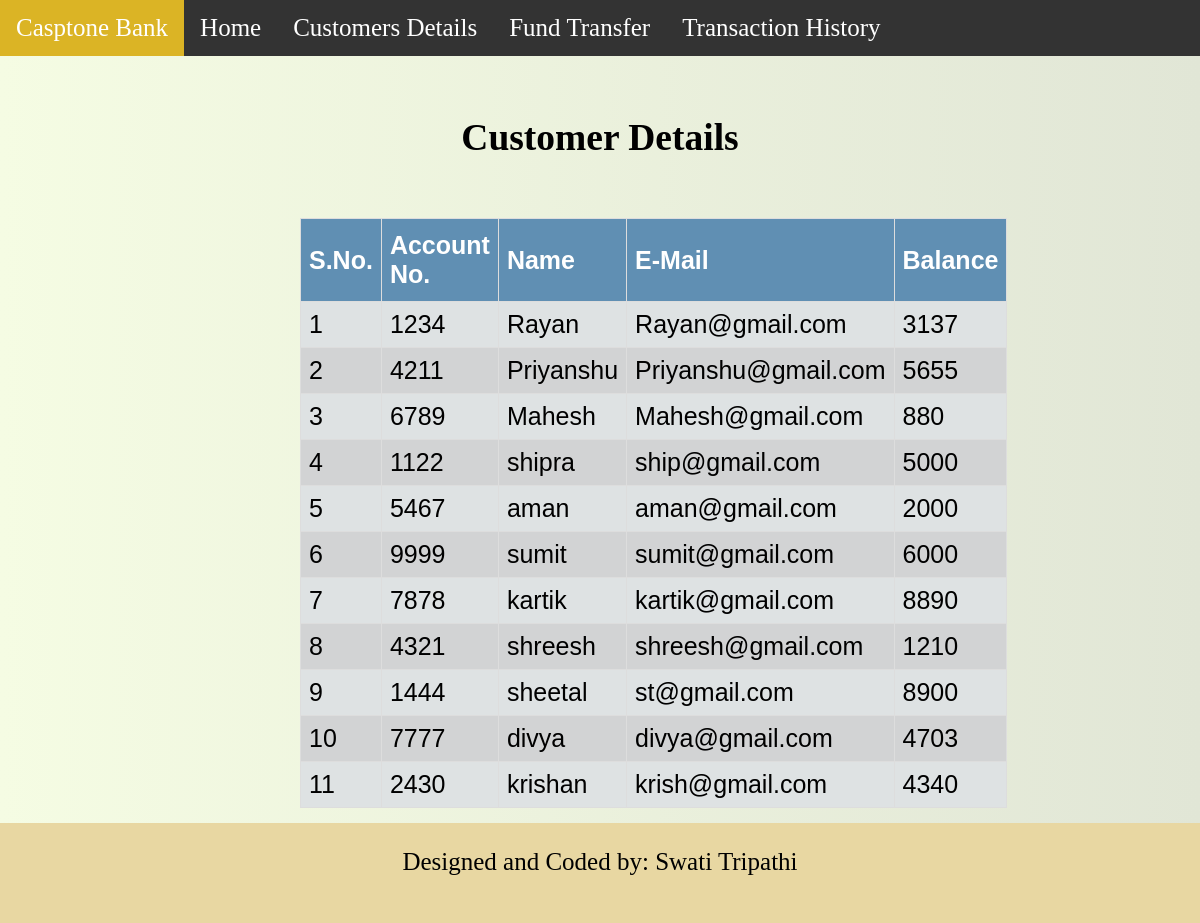
The page /ViewCustomers.php on the database its author committed.
### tables this page shows
CREATE TABLE `accountdetails` (
  `sno` int(11) NOT NULL,
  `accID` int(11) NOT NULL,
  `name` varchar(50) NOT NULL,
  `email` varchar(100) NOT NULL,
  `balance` double NOT NULL
);

### ViewCustomers.php (the view, shortened to what this page needs)
<?php
    $servername = "localhost";
    $username = "Rayan";
    $password = "Rayan007@";
    $dbname = "capstonebank";
    $conn = new mysqli($servername, $username, $password, $dbname);
    $sql = "SELECT * FROM accountdetails" ;
    $result = $conn->query($sql);
?>
<!DOCTYPE html>
<html lang="en">
<head>
</head>
<body>
  <?php include('navbar.php'); ?>
       <div class="container">
            <h2 style="text-align: center">Customer Details</h2>
            <br>
            <table id="Table">
                <thead>
                    <tr>
                    <th>S.No.</th>
                    <th>Account No.</th>
                    <th>Name</th>
                    <th>E-Mail</th>
                    <th>Balance</th>
                    </tr>
                </thead>
                <?php
                while($row = $result->fetch_assoc()) {
                ?>
                <tr>
                    <td><?php echo $row['sno']; ?></td>
                    <td><?php echo $row['accID']; ?></td>
                    <td ><?php echo $row['name']; ?></td>
                    <td><?php echo $row['email']; ?></td>
                    <td><?php echo $row['balance']; ?></td>
                </tr>
                <?php
                }
                ?>
            </table>
        </div>
        <footer style="text-align: center">
            <p>Designed and Coded by: Swati Tripathi</p>
        </footer>
</body>
</html>

### navbar.php (shortened to what this page needs)
<!DOCTYPE html>
<html>
<head>
</head>
<body>
   <nav class="Nav">
    <ul>
    <li>
    <a class="title" href="#">Casptone Bank</a>
    </li>
    <li>
    <a href="index.php">Home</a>
    </li>
    <li>
    <a href="ViewCustomers.php">Customers Details</a>
    </li>
    <li>
    <a href="Transfer.php">Fund Transfer</a>
    </li>
    <li>
    <a href="RecordsPage.php">Transaction History</a>
    </li>
    </ul>
   </nav>
<body>
</html>

### ViewCustomers.php (style rules this page uses)
html { position: relative; min-height: 100%; }
body { padding-top: 60px; font-size:25px; padding-bottom: 100px; background: #f5fce3; background: -webkit-linear-gradient(to right, #f5fce3, #e1e6d6 ); background: linear-gradient(to right, #f5fce3, #e1e6d6 ); }
.container { padding-top:5px; display: block; margin-top: 20px; margin-left: auto; margin-right: auto; width: 50%; }
td,th { border: 1px solid #ddd; padding: 8px; }
#Table { font-family: Arial,Helvetica, sans-serif; border-collapse: collapse; margin-bottom: 15px; }
#Table tr:nth-child(even) { background-color: #d2d3d4; }
#Table tr:nth-child(odd) { background-color: #dee2e3; }
#Table th { padding-top: 12px; padding-bottom: 12px; text-align:left; background-color: #608fb3; color:white; }
footer { background-color: #e8d7a2; position: absolute; left: 0; bottom: 0; height: 100px; width: 100%; overflow: hidden; }

### navbar.php (style rules this page uses)
body { margin:0; }
ul { list-style-type: none; margin: 0; padding: 0; overflow: hidden; background-color: #333; position: fixed; top: 0; width: 100%; }
li { float: left; }
li a { display: block; color: white; text-align: center; padding: 14px 16px; text-decoration: none; }
.title { background-color: #dbb425; }

### rows shown on the page
accountdetails: sno "1", accID "1234", name "Rayan", email "Rayan@gmail.com", balance "3137"
accountdetails: sno "2", accID "4211", name "Priyanshu", email "Priyanshu@gmail.com", balance "5655"
accountdetails: sno "3", accID "6789", name "Mahesh", email "Mahesh@gmail.com", balance "880"
accountdetails: sno "4", accID "1122", name "shipra", email "ship@gmail.com", balance "5000"
accountdetails: sno "5", accID "5467", name "aman", email "aman@gmail.com", balance "2000"
accountdetails: sno "6", accID "9999", name "sumit", email "sumit@gmail.com", balance "6000"
accountdetails: sno "7", accID "7878", name "kartik", email "kartik@gmail.com", balance "8890"
accountdetails: sno "8", accID "4321", name "shreesh", email "shreesh@gmail.com", balance "1210"
accountdetails: sno "9", accID "1444", name "sheetal", email "st@gmail.com", balance "8900"
accountdetails: sno "10", accID "7777", name "divya", email "divya@gmail.com", balance "4703"
accountdetails: sno "11", accID "2430", name "krishan", email "krish@gmail.com", balance "4340"
